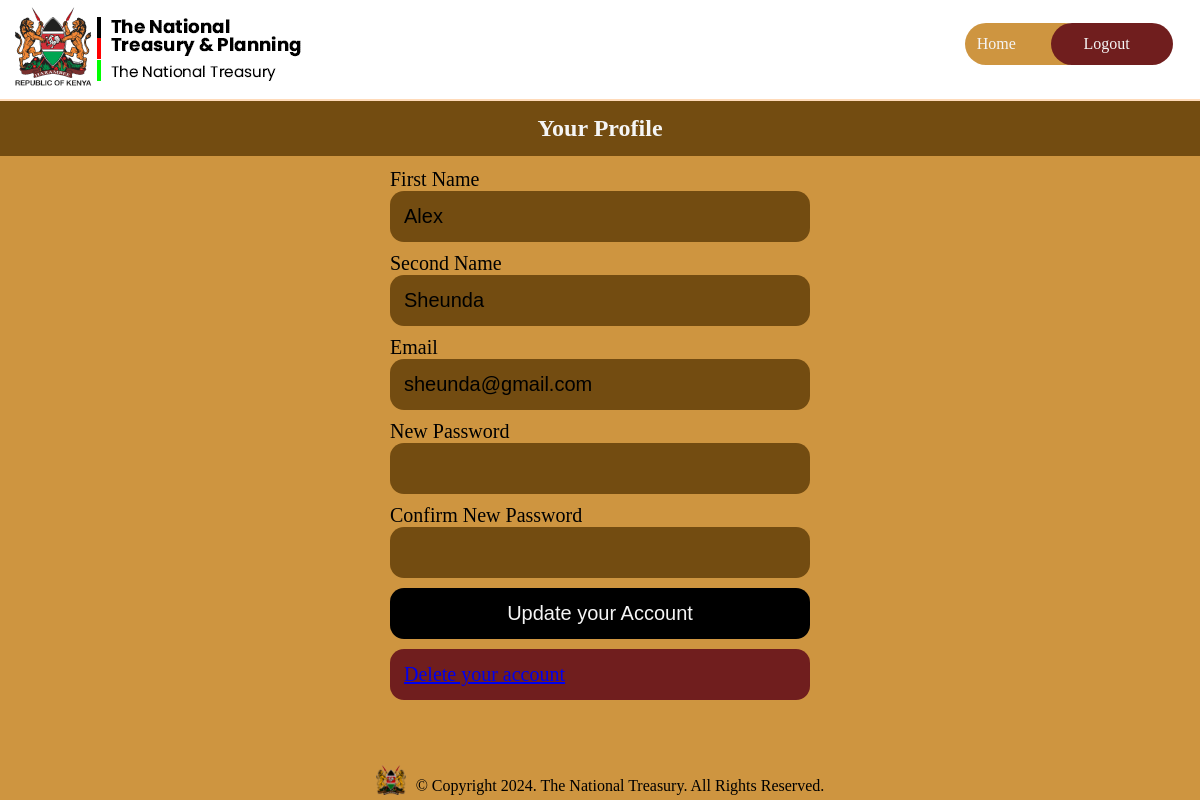
The page /profile/ (signed in) on the database its author committed.
### inventory/models.py (models this page shows, shortened)
class User(db.Model, UserMixin):
    id = db.Column(db.Integer, primary_key=True)
    first_name = db.Column(db.Text, nullable=False)
    second_name = db.Column(db.Text, nullable=False)
    email = db.Column(db.Text, unique=True, nullable=False)
    password = db.Column(db.Text, nullable=False)

### inventory/routes.py (the view, shortened to what this page needs)
@app.route("/account/", methods=("GET", "POST"))
@app.route("/profile/", methods=("GET", "POST"))
@login_required
def profile():
    form = UpdateAccountForm()
    if request.method == "GET":
        form.first_name.data = current_user.first_name
        form.second_name.data = current_user.second_name
        form.email.data = current_user.email
    return render_template("account.html", form=form)

### inventory/form.py
class UpdateAccountForm(RegisterForm):
    first_name = StringField(
        "First Name", validators=[DataRequired(), Length(min=2, max=12)]
    )
    second_name = StringField(
        "Second Name", validators=[DataRequired(), Length(min=2, max=12)]
    )
    email = EmailField("Email", validators=[Email(), DataRequired()])
    new_password = PasswordField("New Password", validators=[Length(min=6)])
    confirm_new_password = PasswordField(
        "Confirm New Password", validators=[Length(min=6), EqualTo("new_password")]
    )
    submit = SubmitField("Update your Account")

### inventory/models.py (called while the page is built)
@login_manager.user_loader
def load_user(user_id):
    return User.query.get(int(user_id))

### inventory/templates/account.html (shortened to what this page needs)
{% extends "base.html" %}
{% block head %}
{{ super() }}
<link rel="stylesheet" href="{{ url_for('static',filename='account.css') }}">
{% endblock head %}
{% block navlinks %}
<a href="{{ url_for('index') }}" class="links signup">Home</a>
<a href="{{ url_for('logout') }}" class="links login">Logout</a>
{% endblock navlinks %}
{% block body %}
<h2 class="profile-heading">Your Profile</h2>
<div class="account-wrapper">
	<form action="" class="form" method="post" >
		<div class="assets">
		{{ form.first_name.label }}
		{{ form.first_name() }}
		</div>
		<div class="assets">
		{{ form.second_name.label }}
		{{ form.second_name() }}
		</div>
		<div class="assets">
		{{ form.email.label }}
		{{ form.email() }}
		</div>
		<div class="assets">
		{{ form.new_password.label }}
		{{ form.new_password() }}
		<div class="assets">
		{{ form.confirm_new_password.label }}
		{{ form.confirm_new_password() }}
		</div>
		</div>
		<div class="assets">
		{{ form.submit() }}
			<a href="{{ url_for('delete_account') }}" class="delete-btn">Delete your account</a>
		</div>
	</form>
</div>
{% endblock body %}

### inventory/static/style.css (style rules this page uses)
* { margin: 0; padding: 0; box-sizing: border-box; color-scheme: light; @import url('https://fonts.googleapis.com/css2?family=PT+Mono&display=swap'); }
body { display: flex; flex-direction: column; height: 100%; background-color: #ce9540; }
.links { padding: 12px; display: flex; align-items: center; gap: 32px; border-radius: 34px; margin-bottom: 8px; }
.links>a { text-decoration: none; color: whitesmoke; width: 7.6em; }
.signup { background-color: #CE9540; }
.login { background-color: #734C11; margin-left: -67px; padding-left: 32px; }

### inventory/static/account.css (style rules this page uses)
body { display: flex; flex-direction: column; background-color: #CE9540; height: 100%; }
.login { background-color: #701e1e; }
.profile-heading { padding: 14px; text-align: center; color: whitesmoke; background-color: #734C11; }
.delete-btn { padding: 14px; border-radius: 14px; margin-bottom: 10px; width: 420px; font-size: 20px; background-color: #701e1e; border: none; }
.assets { display: flex; flex-direction: column; }
.account-wrapper { background-color: #CE9540; display: flex; justify-content: center; align-items: center; height: 100%; }
label { font-size: 20px; }
input, .reset { -webkit-appearance: none; -moz-appearance: none; appearance: none; border: none; }
input[type="text"], input[type="email"], input[type="password"] { background-color: #734C11; color: rgb(0, 0, 0); }
input, .reset { padding: 14px; border-radius: 14px; margin-bottom: 10px; width: 420px; font-size: 20px; }
input[type="submit"], .reset { color: whitesmoke; background-color: rgb(0, 0, 0); }
.form { padding: 12px; }
::placeholder { color: whitesmoke; opacity: 1; }

### rows shown on the page
User: first_name "Alex", second_name "Sheunda", email "sheunda@gmail.com"
